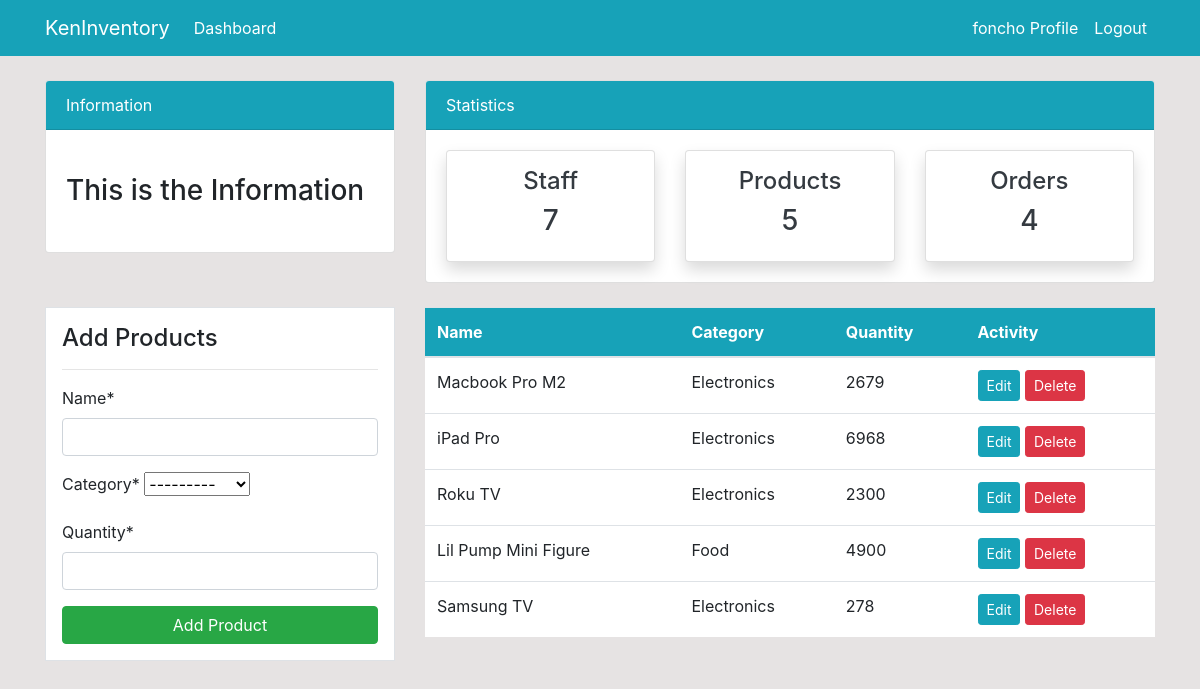
Page /product/ (signed in) on the committed database.
### dashboard/models.py (models this page shows, shortened)
class Product(models.Model):
    name = models.CharField(max_length=50, null=True)
    category = models.CharField(choices=CATEGORIES, max_length=20, null=True)
    quantity = models.PositiveSmallIntegerField(null=True)
    class Meta:
        verbose_name_plural = "Product"

### dashboard/views.py (the view)
# urls.py: path("product/", views.product, name="dashboard-product"),
@login_required
def product(request):
    items = Product.objects.all()
    items_count = items.count()
    orders_count = Order.objects.all().count()
    workers_count = User.objects.all().count()
    if request.method == "POST":
        form = ProductForm(request.POST)
        if form.is_valid():
            form.save()
            product_name = form.cleaned_data.get("name")
            messages.success(request, f"{product_name} has been added to the inventory")
            return redirect("dashboard-product")
    else:
        form = ProductForm()
    context = {
        "items": items,
        "form": form,
        "items_count": items_count,
        "workers_count": workers_count,
        "orders_count": orders_count,
    }
    return render(request, "dashboard/product.html", context)

### dashboard/forms.py
class ProductForm(forms.ModelForm):
    class Meta:
        model = Product
        fields = ["name", "category", "quantity"]

### templates/dashboard/product.html (shortened to what this page needs)
{% extends 'partials/base.html' %}
{% load crispy_forms_tags %}
{% block content %}
{% include 'partials/topnav.html' %}
<div class="container">
    <div class="row my-4">
        <div class="col-md-4">
            <div class="border bg-white p-3">
                <h4>Add Products</h4>
                <hr>
                <form method="POST">
                    {{ form|crispy }}
                    <input class="btn btn-success btn-block" type="submit" value="Add Product">
                </form>
            </div>
        </div>
        <div class="col-md-8">
            <table class="table bg-white">
                <thead class="bg-info">
                    <tr class="text-white">
                        <th scope="col">Name</th>
                        <th scope="col">Category</th>
                        <th scope="col">Quantity</th>
                        <th scope="col">Activity</th>
                    </tr>
                </thead>
                <tbody>
                    {% for item in items %}
                    <tr>
                        <td>{{ item.name }}</td>
                        <td>{{ item.category }}</td>
                        <td>{{ item.quantity }}</td>
                        <td>
                            <a class="btn btn-info btn-sm" href="{% url 'dashboard-product-update' item.id %}">Edit</a>
                            <a class="btn btn-danger btn-sm"
                                href="{% url 'dashboard-product-delete' item.id %}">Delete</a>
                        </td>
                    </tr>
                    {% endfor %}
                </tbody>
            </table>
        </div>
    </div>
</div>
{% endblock %}

### templates/partials/nav.html (shortened to what this page needs)
<nav class="navbar navbar-expand-lg navbar-info bg-info">
    {% if user.is_authenticated %}
    <div class="container">
        <a class="navbar-brand text-white" href="{% url 'dashboard-index' %}">KenInventory</a>
        <div class="collapse navbar-collapse" id="navbarSupportedContent">
            <ul class="navbar-nav mr-auto">
                <li class="nav-item active">
                    <a class="nav-link text-white" href="{% url 'dashboard-index' %}">Dashboard </a>
                </li>
            </ul>
            <ul class="navbar-nav ml-auto">
                <li class="nav-item active">
                    <a class="nav-link text-white" href="{% url 'user-profile' %}">{{ user.username }} Profile </a>
                </li>
                <li class="nav-item">
                    <a class="nav-link text-white" href="{% url 'user-logout' %}">Logout</a>
                </li>
            </ul>
            {% endif %}
        </div>
    </div>
</nav>

### static/style.css (style rules this page uses)
body { background: rgb(230, 227, 227); }

### rows in the picture
Product: name "Macbook Pro M2", category "Electronics", quantity "2679"
Product: name "iPad Pro", category "Electronics", quantity "6968"
Product: name "Roku TV", category "Electronics", quantity "2300"
Product: name "Lil Pump Mini Figure", category "Food", quantity "4900"
Product: name "Samsung TV", category "Electronics", quantity "278"

### other values in the picture
{{ user.username }} "foncho"
{{ workers_count }} "7"
{{ items_count }} "5"
{{ orders_count }} "4"
